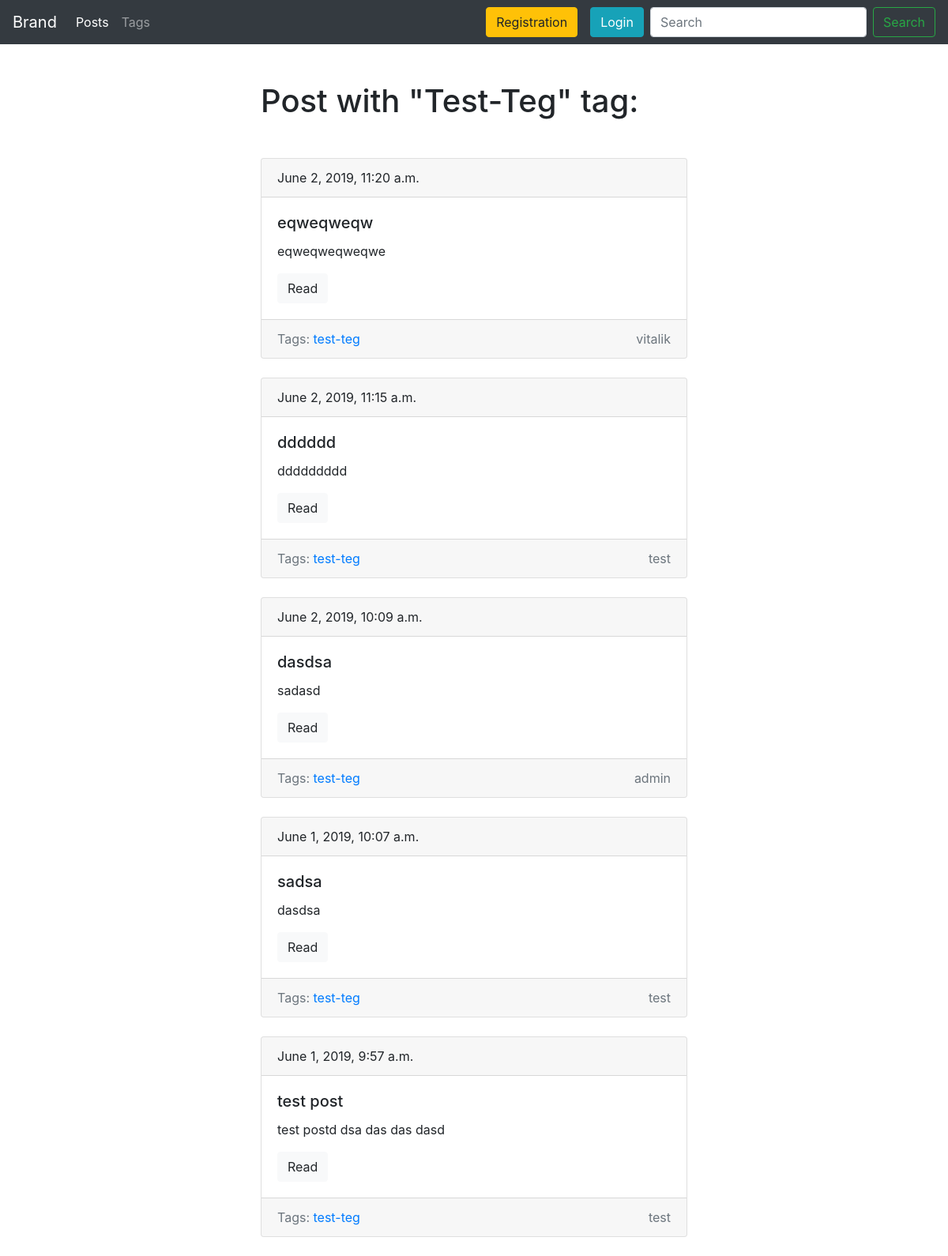
Screenshot of /blog/tags/test-teg/ with the database file from the repository.
### blog/models.py (models this page shows, shortened)
class Tag(models.Model):
    id = models.AutoField(auto_created=True, primary_key=True, serialize=False, verbose_name='ID')
    title = models.CharField(max_length=50)
    slug = models.SlugField(max_length=50, unique=True)
    def get_absolute_url(self):
        return reverse("tag_detail_url", kwargs={"slug": self.slug})
    class Meta:
        ordering = ['title']

class Post(models.Model):
    id = models.AutoField(auto_created=True, primary_key=True, serialize=False, verbose_name='ID')
    title = models.CharField(max_length=50, db_index=True)
    slug = models.SlugField(max_length=50, blank=True, unique=True)
    body = models.TextField(blank=True, db_index=True)
    tags = models.ManyToManyField('Tag', blank=True, related_name='posts')
    date_pub = models.DateTimeField(auto_now_add=True)
    author = models.ForeignKey(User, on_delete=models.CASCADE, default=User)
    def get_absolute_url(self):
        return reverse("post_detail_url", kwargs={"slug": self.slug})
    class Meta:
        ordering = ['-date_pub']

### blog/views.py (the view)
# urls.py: path('tags/<str:slug>/', TagDetails.as_view(), name='tag_detail_url'),
class TagDetails(ObjectDetailMixin, View):
    model = Tag
    template = 'blog/tag_detail.html'

### blog/utils.py (called while the page is built)
    def get(self, request, slug):
        obj = get_object_or_404(self.model, slug__iexact=slug)
        return render(request, self.template,
                      context={self.model.__name__.lower(): obj, 'admin_object': obj, 'detail': True})

### blog/templates/blog/tag_detail.html (shortened to what this page needs)
{% extends 'blog/base_blog.html' %}
{% block content %}
    <h1 class="mb-5">Post with "{{ tag.title|title }}" tag:</h1>
    {% for post in tag.posts.all %}
        {% include 'blog/includes/post_cart_template.html' %}
    {% endfor %}
{% endblock content %}

### blog/templates/blog/includes/post_cart_template.html
<div class="card mb-4">
    <div class="card-header">
        {{ post.date_pub }}
    </div>
    <div class="card-body">
        <h5 class="card-title">{{ post.title }}</h5>
        <p class="card-text">{{ post.body|truncatewords:15 }}</p>
        <a href="{{ post.get_absolute_url }}" class="btn btn-light">Read</a>
    </div>
    <div class="card-footer text-muted">
        <div class="row">
            <div class="col-md-8">
                Tags:
                {% for tag in post.tags.all %}
                    <a href="{{tag.get_absolute_url}}">{{tag.title}}</a>
                {% endfor %}
            </div>
            <div class="col-md-4 text-right">{{ post.author }}</div>
        </div>
    </div>
</div>

### rows the page displays
Tag: title "Test-Teg", title "test-teg"
Post: date_pub "June 2, 2019, 11:20 a.m.", title "eqweqweqw", body "eqweqweqweqwe", author "vitalik"
Post: date_pub "June 2, 2019, 11:15 a.m.", title "dddddd", body "ddddddddd", author "test"
Post: date_pub "June 2, 2019, 10:09 a.m.", title "dasdsa", body "sadasd", author "admin"
Post: date_pub "June 1, 2019, 10:07 a.m.", title "sadsa", body "dasdsa", author "test"
Post: date_pub "June 1, 2019, 9:57 a.m.", title "test post", body "test postd dsa das das dasd", author "test"
